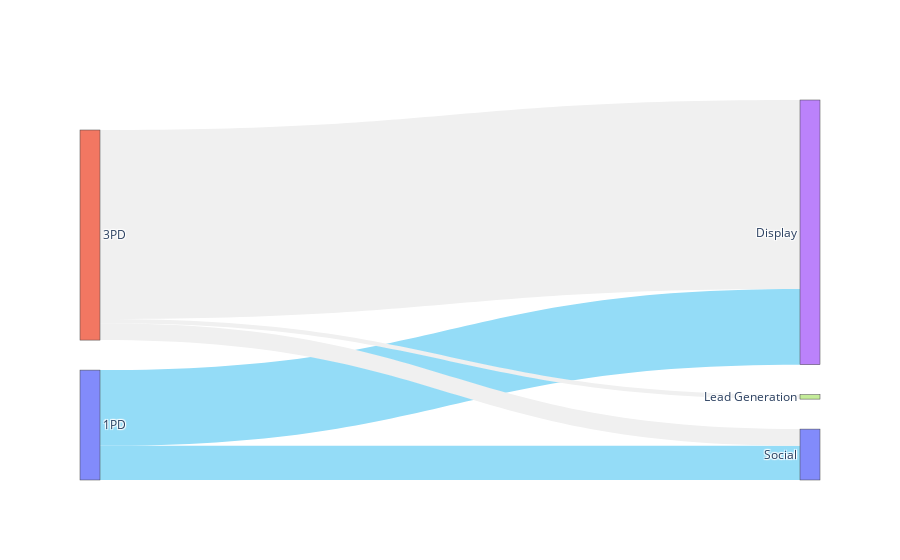

Notebook source saved alongside this figure:
### Code cell
# Sample data
csb_source = csb_agg_df_lvl1['Source'].values.tolist()
csb_target = csb_agg_df_lvl1['Target'].values.tolist()
csb_value = csb_agg_df_lvl1['Value'].values.tolist()
csb_labels = csb_mapping_df['Label'].values.tolist()

# list of colors for each link based on some condition or data
colors = []
for tgts in csb_source:
    if tgts == 0:
        colors.append("#94DCF7")
    else:
        colors.append("#F0F0F0")  # Default color for other cases

# Create links with specified colors
link = dict(source=source, target=target, value=value, color=colors)

# Create links
csb_link = dict(source=csb_source, target=csb_target, value=csb_value, color=colors)

# Create nodes
node = dict(label=csb_labels, pad=30, thickness=20)

# Create a Sankey object
chart = go.Sankey(link=csb_link, node=node, arrangement="snap", legend='legend3')

# Build a figure
fig = go.Figure(chart)

fig.show()

### Figure 1 — Plotly figure (JSON) as saved in the notebook; plotly's stock layout.template omitted (floating-point values rounded to 4 significant figures)
{"data": [{"arrangement": "snap", "legend": "legend3", "link": {"color": ["#94DCF7", "#94DCF7", "#F0F0F0", "#F0F0F0", "#F0F0F0", "#F0F0F0"], "source": [0, 0, 1, 1, 1, 1], "target": [3, 10, 3, 7, 8, 10], "value": [526400.0, 237100.0, 1312000.0, 30620.0, 0, 116500.0]}, "node": {"label": ["1PD", "3PD", "Direct", "Display", "Display Dco", "Display Mobile", "Email", "Lead Generation", "Other", "Search", "Social", "Video", "AFF", "Affiliates", "Audio", "CTV"], "pad": 30, "thickness": 20}, "type": "sankey"}], "layout": {}}
